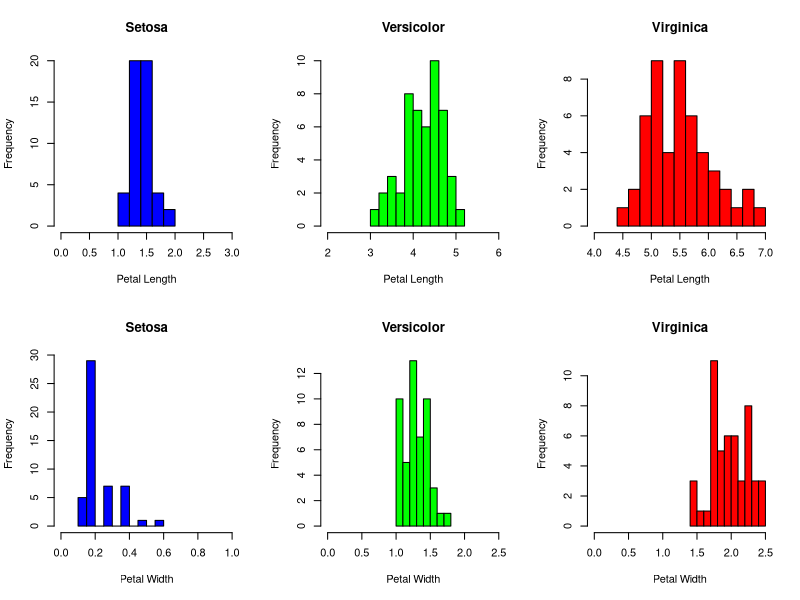

Reproduce this figure in R.
data(iris)

# **********************
# Part 1
# **********************

# create graph layout
par(mfrow = c(2, 3))

# petal length histograms

# setosa histogram
hist(iris$Petal.Length[iris$Species == "setosa"],
     main = "Setosa", xlab = "Petal Length", col = "blue",
     breaks = 5, xlim = c(0,3))

# versicolor
hist(iris$Petal.Length[iris$Species == "versicolor"],
     main = "Versicolor", xlab = "Petal Length", col = "green",
     breaks = 10, xlim = c(2,6))

# virginica
hist(iris$Petal.Length[iris$Species == "virginica"],
     main = "Virginica", xlab = "Petal Length", col = "red",
     breaks = 10, xlim = c(4,7))

# petal width histograms

# setosa
hist(iris$Petal.Width[iris$Species == "setosa"],
     main = "Setosa", xlab = "Petal Width", col = "blue",
     breaks = 10, xlim = c(0,1))

# versicolor
hist(iris$Petal.Width[iris$Species == "versicolor"],
     main = "Versicolor", xlab = "Petal Width", col = "green",
     breaks = 10, xlim = c(0,2.5))

# virginica
hist(iris$Petal.Width[iris$Species == "virginica"],
     main = "Virginica", xlab = "Petal Width", col = "red",
     breaks = 10, xlim = c(0,2.5))

# Reset layout
par(mfrow = c(1, 1))

# **********************
# Part 2
# **********************

# funciton to calculate the confidence interval on the mean of a normal distribution with an unknown varience
confidence_interval_unknown_variance <- function(sample, confidence = 0.95) {
  n <- length(sample)
  sample_mean <- mean(sample)
  sample_sd <- sd(sample)
  a <- 1-confidence
  t <- qt(1-a/2, n-1)
  z <- t*sample_sd/sqrt(n)
  lower_bound <- sample_mean - z
  upper_bound <- sample_mean + z
  return(c(lower_bound, upper_bound))
}

# calculate the confidence interval using the function
setosa_ci <- confidence_interval_unknown_variance(iris$Petal.Length[iris$Species == "setosa"])
versicolor_ci <- confidence_interval_unknown_variance(iris$Petal.Length[iris$Species == "versicolor"])
virginica_ci <- confidence_interval_unknown_variance(iris$Petal.Length[iris$Species == "virginica"])

# print results
print("Confidence Interval for Petal Length (Setosa):")
cat('Lower Bound:', setosa_ci[1], "\n")
cat('Upper Bound:', setosa_ci[2], "\n")

print("Confidence Interval for Petal Length (Versicolor):")
cat('Lower Bound:', versicolor_ci[1], "\n")
cat('Upper Bound:', versicolor_ci[2], "\n")

print("Confidence Interval for Petal Length (Verginica):")
cat('Lower Bound:', virginica_ci[1], "\n")
cat('Upper Bound:', virginica_ci[2], "\n")

# # **********************
# # Part 5
# # **********************
# 
# 
# # function to preform a hypothesis on two samples
# mean_hypothesis_test <- function(sample1, sample2, conf_level = 0.95) {
# 
#   n1 <- length(sample1)       # size of sample1
#   n2 <- length(sample2)       # size of sample2
#   mean1 <- mean(sample1)      # sample mean for sample1
#   mean2 <- mean(sample2)      # sample mean for sample2
#   sd1 <- sd(sample1)          # sample sd for sample1
#   sd2 <- sd(sample2)          # sample sd for sample2
# 
#   # check for equality in variances by testing H0: σ1=σ2 : H1: σ1~=σ2
# }

# **********************
# Part 6
# **********************

sample1 = iris$Petal.Length[iris$Species == "virginica"]
sample2 = iris$Petal.Length[iris$Species == "versicolor"]
conf_level <- 0.95


mean_hypothesis_test <- function(sample1, sample2, conf_level = 0.95) {
  n1 <- length(sample1)       # size of sample1
  n2 <- length(sample2)       # size of sample2
  mean1 <- mean(sample1)      # sample mean for sample1
  mean2 <- mean(sample2)      # sample mean for sample2
  sd1 <- sd(sample1)          # sample sd for sample1
  sd2 <- sd(sample2)          # sample sd for sample2
  
  ### check for equality in variances by testing H0: σ1=σ2 : H1: σ1~=σ2
  # test statistic
  t_stat <- (sd1^2)/(sd2^2)
  # significance level
  alpha <- 1 - conf_level
  # p value
  p_value <- 2*(1-pf(t_stat,n1,n2))
  
  # sigma values are unknown and equal
  if (p_value > alpha) {
    print("σ1=σ2")
    # degrees of freedom
    df <- n1 + n2 - 2
    # pooled valiance
    Sp <- ((n1-1)*sd1^2 + (n2-1)*sd2^2)/(n1 + n2 - 2)
    # observed value
    T_obs <- (mean1 - mean2)/(sqrt(Sp*((1/n1) + (1/n2))))
    # p value
    pt_value <- pt(T_obs, df)
    
    # sigma values are unknown and unequal
  } else if (p_value < alpha) {
    print("σ1~=σ2")
    # degree of freedom
    gamma <- (((sd1^2/n1) + (sd2^2/n2))^2) / (((sd1^2/n1)^2 / (n1 - 1)) + ((sd2^2/n2)^2 / (n2 - 1)))
    # observed value
    T_obs <- (mean1 - mean2)/(sqrt(((sd1^2/n1) + (sd2^2/n2))))
    # p value
    pt_value <- pt(T_obs, gamma)
    
  }
  
  print('p value final')
  print(pt_value)
  if (pt_value > alpha) {
    result <- "Accept H0"
  } else if (pt_value < alpha) {
    result <- "Reject H0"
  }
  return(result)
}
    
first_test <- mean_hypothesis_test(iris$Petal.Length[iris$Species == "virginica"],
                              iris$Petal.Length[iris$Species == "versicolor"],
                              0.95)
second_test <- mean_hypothesis_test(iris$Petal.Length[iris$Species == "versicolor"],
                                   iris$Petal.Length[iris$Species == "setosa"],
                                   0.95)
print("Petal length of Virginica iris is larger than that of Versicolor")
print(first_test)
print("Petal length of Versicolor iris is larger than that of Setosa")
print(second_test)
